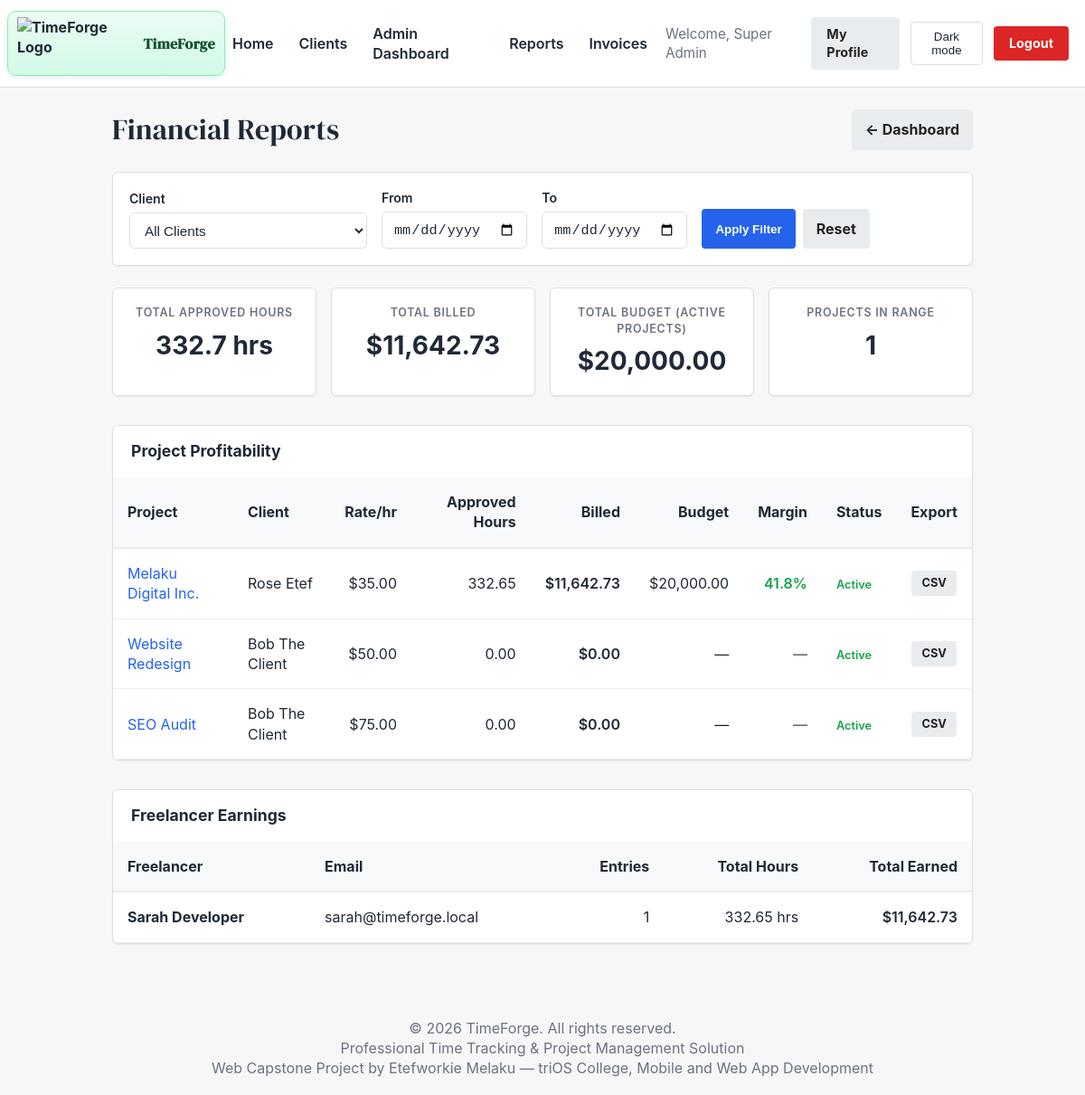
The app's page /admin/reports.php (signed in), older data.
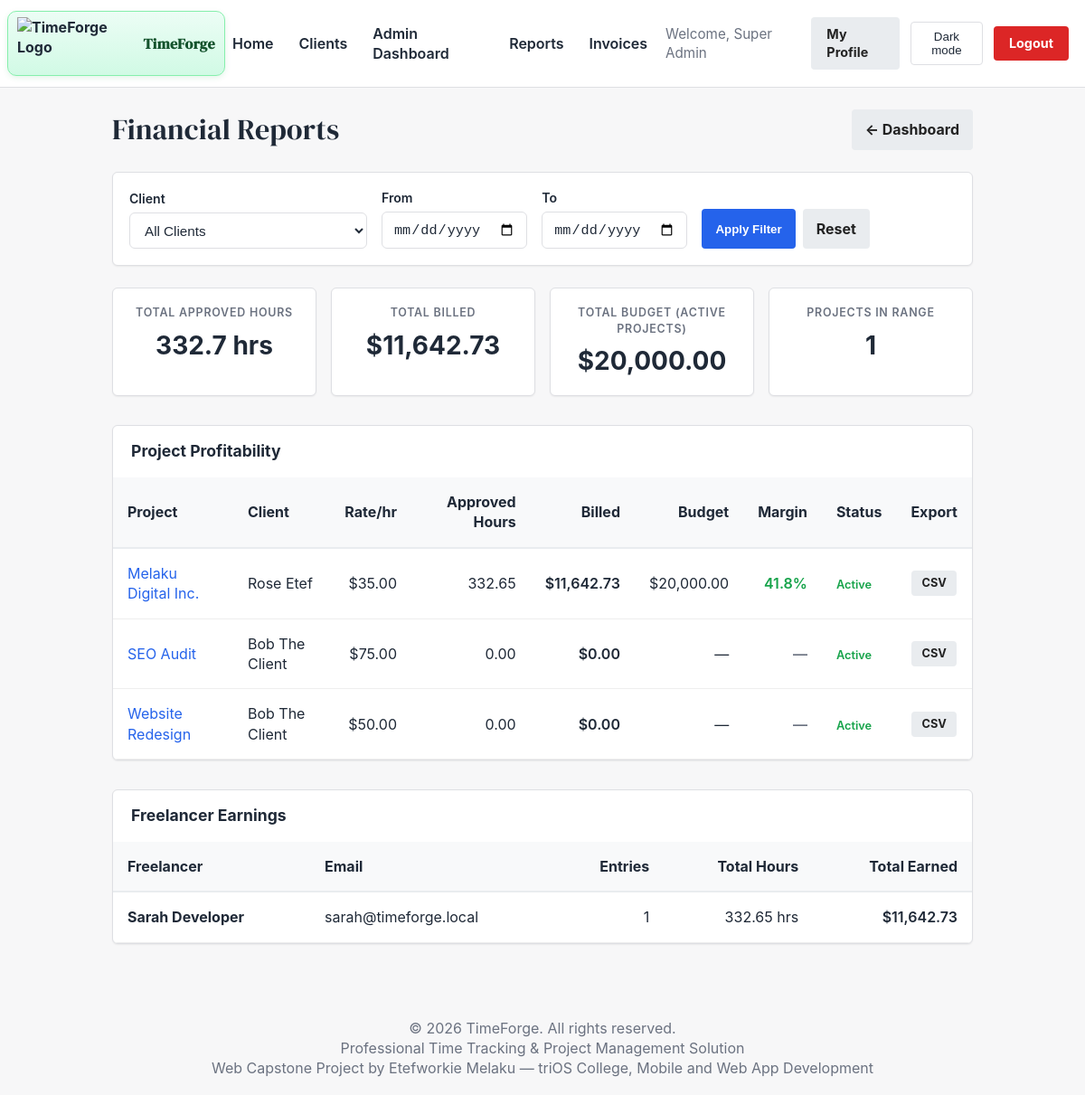
The same page, newer data.
### tables this page shows
CREATE TABLE `projects` (
  `id` int(11) NOT NULL,
  `company_id` int(11) DEFAULT NULL,
  `project_name` varchar(100) NOT NULL,
  `description` text DEFAULT NULL,
  `client_id` int(11) NOT NULL,
  `created_by` int(11) DEFAULT NULL,
  `hourly_rate` decimal(10,2) DEFAULT 0.00,
  `budget` decimal(10,2) DEFAULT NULL,
  `deadline` date DEFAULT NULL,
  `status` enum('active','completed','archived') DEFAULT 'active',
  `stage` enum('planning','in_progress','review','testing','on_hold','completed','archived') DEFAULT 'planning',
  `created_at` timestamp NOT NULL DEFAULT current_timestamp(),
  `updated_at` timestamp NOT NULL DEFAULT current_timestamp() ON UPDATE current_timestamp(),
  `deleted_at` timestamp NULL DEFAULT NULL,
  `deleted_by` int(11) DEFAULT NULL,
  `deletion_requested` tinyint(1) DEFAULT 0,
  `deletion_requested_by` int(11) DEFAULT NULL,
  `deletion_requested_at` timestamp NULL DEFAULT NULL,
  `deletion_reason` text DEFAULT NULL,
  `progress_percentage` int(11) DEFAULT 0,
  `budget_alert_75` tinyint(1) DEFAULT 0,
  `budget_alert_90` tinyint(1) DEFAULT 0,
  `budget_alert_100` tinyint(1) DEFAULT 0,
  `tax_rate` decimal(5,2) DEFAULT 0.00 COMMENT 'Default tax percentage for invoices on this project'
);

CREATE TABLE `clients` (
  `id` int(11) NOT NULL,
  `company_id` int(11) DEFAULT NULL,
  `client_name` varchar(100) NOT NULL,
  `company_name` varchar(100) DEFAULT NULL,
  `email` varchar(100) NOT NULL,
  `phone` varchar(20) DEFAULT NULL,
  `address` text DEFAULT NULL,
  `user_id` int(11) DEFAULT NULL,
  `created_by` int(11) NOT NULL,
  `created_at` timestamp NOT NULL DEFAULT current_timestamp(),
  `updated_at` timestamp NOT NULL DEFAULT current_timestamp() ON UPDATE current_timestamp(),
  `is_active` tinyint(1) DEFAULT 1
);

CREATE TABLE `users` (
  `id` int(11) NOT NULL,
  `company_id` int(11) DEFAULT NULL,
  `username` varchar(50) NOT NULL,
  `email` varchar(100) NOT NULL,
  `password` varchar(255) NOT NULL,
  `role` enum('admin','freelancer','client') NOT NULL DEFAULT 'freelancer',
  `full_name` varchar(100) NOT NULL,
  `company_name` varchar(150) DEFAULT NULL,
  `business_tagline` varchar(200) DEFAULT NULL,
  `is_active` tinyint(1) DEFAULT 1,
  `last_login` datetime DEFAULT NULL,
  `last_active_at` datetime DEFAULT NULL,
  `current_project_id` int(11) DEFAULT NULL,
  `password_reset_token` varchar(255) DEFAULT NULL,
  `password_reset_expires` datetime DEFAULT NULL,
  `created_at` timestamp NOT NULL DEFAULT current_timestamp(),
  `updated_at` timestamp NOT NULL DEFAULT current_timestamp() ON UPDATE current_timestamp()
);

### admin/reports.php (the view, shortened to what the changed rows need)
<?php
require_once __DIR__ . '/../db.php';
$proj_params = [];
$proj_where  = "WHERE p.deleted_at IS NULL";
$entry_date_cond_a = "te.status = 'approved' AND te.end_time IS NOT NULL";
$entry_date_cond_b = "te.status = 'approved' AND te.end_time IS NOT NULL";
$proj_stmt = $pdo->prepare("
    SELECT
        p.id,
        p.project_name,
        p.hourly_rate,
        p.budget,
        p.status,
        c.client_name,
        c.company_name,
        COALESCE(SUM(CASE WHEN $entry_date_cond_a THEN te.total_seconds ELSE 0 END), 0)                             AS approved_seconds,
        COALESCE(SUM(CASE WHEN $entry_date_cond_b THEN (te.total_seconds / 3600) * p.hourly_rate ELSE 0 END), 0)   AS billed_amount
    FROM projects p
    INNER JOIN clients c ON c.id = p.client_id
    LEFT  JOIN time_entries te ON te.project_id = p.id
    $proj_where
    GROUP BY p.id
    ORDER BY billed_amount DESC
");
try {
    $proj_stmt->execute($proj_params);
    $projects = $proj_stmt->fetchAll();
} catch (PDOException $e) {
    error_log('reports.php per-project query error: ' . $e->getMessage());
    $projects = [];
}
$fl_params = [];
$fl_where  = "WHERE te.status = 'approved' AND te.end_time IS NOT NULL AND p.deleted_at IS NULL";
$fl_stmt = $pdo->prepare("
    SELECT
        u.id,
        u.full_name,
        u.email,
        COUNT(te.id)                                                 AS entry_count,
        COALESCE(SUM(te.total_seconds), 0)                          AS total_seconds,
        COALESCE(SUM((te.total_seconds / 3600) * p.hourly_rate), 0) AS total_earned
    FROM time_entries te
    INNER JOIN projects p ON p.id = te.project_id
    INNER JOIN users    u ON u.id = te.user_id
    $fl_where
    GROUP BY u.id
    ORDER BY total_earned DESC
");
try {
    $fl_stmt->execute($fl_params);
    $freelancers = $fl_stmt->fetchAll();
} catch (PDOException $e) {
    error_log('reports.php freelancer query error: ' . $e->getMessage());
    $freelancers = [];
}
?>
<!DOCTYPE html>
<html lang="en">
<head>
    <link rel="stylesheet" href="/TimeForge_Capstone/css/style.css">
    <link rel="stylesheet" href="/TimeForge_Capstone/css/reports.css">
</head>
<body>
<?php include __DIR__ . '/../includes/header_partial.php'; ?>
<div class="container">
    <div style="display:flex; justify-content:space-between; align-items:center; margin-bottom:1.5rem; flex-wrap:wrap; gap:1rem;">
        <h1 class="heading-serif" style="color:var(--color-accent); margin:0;">Financial Reports</h1>
    </div>
    <div class="card" style="padding:0; overflow:hidden; margin-bottom:2rem;">
        <div style="padding:1rem 1.25rem; border-bottom:1px solid var(--color-border);">
            <h2 style="margin:0; font-size:1.1rem;">Project Profitability</h2>
        </div>
        <table class="project-table" style="margin:0;">
            <thead>
                <tr>
                    <th>Project</th>
                    <th>Client</th>
                    <th style="text-align:right;">Rate/hr</th>
                    <th style="text-align:right;">Approved Hours</th>
                    <th style="text-align:right;">Billed</th>
                    <th style="text-align:right;">Budget</th>
                    <th style="text-align:right;">Margin</th>
                    <th>Status</th>
                    <th style="text-align:center;">Export</th>
                </tr>
            </thead>
            <tbody>
                <?php if (empty($projects)): ?>
                <tr><td colspan="9" style="text-align:center; padding:1.5rem; color:var(--color-text-secondary);">No data for the selected filters.</td></tr>
                <?php else: ?>
                <?php foreach ($projects as $p):
                    $p_hours   = round(($p['approved_seconds'] ?? 0) / 3600, 2);
                    $p_billed  = round($p['billed_amount'] ?? 0, 2);
                    $p_budget  = $p['budget'] ? (float)$p['budget'] : null;
                    $margin    = $p_budget ? round((($p_budget - $p_billed) / $p_budget) * 100, 1) : null;
                    $margin_color = '#6b7280';
                    if ($margin !== null) {
                        $margin_color = $margin >= 20 ? '#16a34a' : ($margin >= 0 ? '#d97706' : '#dc2626');
                    }
                ?>
                <tr>
                    <td>
                        <a href="/TimeForge_Capstone/project_details.php?id=<?php echo $p['id']; ?>">
                            <?php echo htmlspecialchars($p['project_name']); ?>
                        </a>
                    </td>
                    <td><?php echo htmlspecialchars($p['client_name']); ?></td>
                    <td style="text-align:right;">$<?php echo number_format($p['hourly_rate'], 2); ?></td>
                    <td style="text-align:right;"><?php echo number_format($p_hours, 2); ?></td>
                    <td style="text-align:right; font-weight:600;">$<?php echo number_format($p_billed, 2); ?></td>
                    <td style="text-align:right;"><?php echo $p_budget !== null ? '$' . number_format($p_budget, 2) : '—'; ?></td>
                    <td style="text-align:right; color:<?php echo $margin_color; ?>; font-weight:600;">
                        <?php echo $margin !== null ? $margin . '%' : '—'; ?>
                    </td>
                    <td>
                        <span style="font-size:0.8rem; color:<?php echo $p['status'] === 'active' ? '#16a34a' : '#6b7280'; ?>; font-weight:600;">
                            <?php echo ucfirst($p['status']); ?>
                        </span>
                    </td>
                    <td style="text-align:center;">
                        <a href="/TimeForge_Capstone/api/export_csv.php?project_id=<?php echo $p['id']; ?>" class="btn btn-secondary" style="padding:4px 10px; font-size:0.8rem;" title="Export CSV for this project">CSV</a>
                    </td>
                </tr>
                <?php endforeach; ?>
                <?php endif; ?>
            </tbody>
        </table>
    </div>
    <div class="card" style="padding:0; overflow:hidden;">
        <div style="padding:1rem 1.25rem; border-bottom:1px solid var(--color-border);">
            <h2 style="margin:0; font-size:1.1rem;">Freelancer Earnings</h2>
        </div>
        <table class="project-table" style="margin:0;">
            <thead>
                <tr>
                    <th>Freelancer</th>
                    <th>Email</th>
                    <th style="text-align:right;">Entries</th>
                    <th style="text-align:right;">Total Hours</th>
                    <th style="text-align:right;">Total Earned</th>
                </tr>
            </thead>
            <tbody>
                <?php if (empty($freelancers)): ?>
                <tr><td colspan="5" style="text-align:center; padding:1.5rem; color:var(--color-text-secondary);">No freelancer data for the selected filters.</td></tr>
                <?php else: ?>
                <?php foreach ($freelancers as $fl):
                    $fl_hours = round(($fl['total_seconds'] ?? 0) / 3600, 2);
                ?>
                <tr>
                    <td><strong><?php echo htmlspecialchars($fl['full_name']); ?></strong></td>
                    <td><?php echo htmlspecialchars($fl['email']); ?></td>
                    <td style="text-align:right;"><?php echo (int)$fl['entry_count']; ?></td>
                    <td style="text-align:right;"><?php echo number_format($fl_hours, 2); ?> hrs</td>
                    <td style="text-align:right; font-weight:600;">$<?php echo number_format($fl['total_earned'], 2); ?></td>
                </tr>
                <?php endforeach; ?>
                <?php endif; ?>
            </tbody>
        </table>
    </div>
</div>
</body>
</html>

Row changes from the older to the newer data that the page shows:
changed projects "SEO Audit": moves up the list
